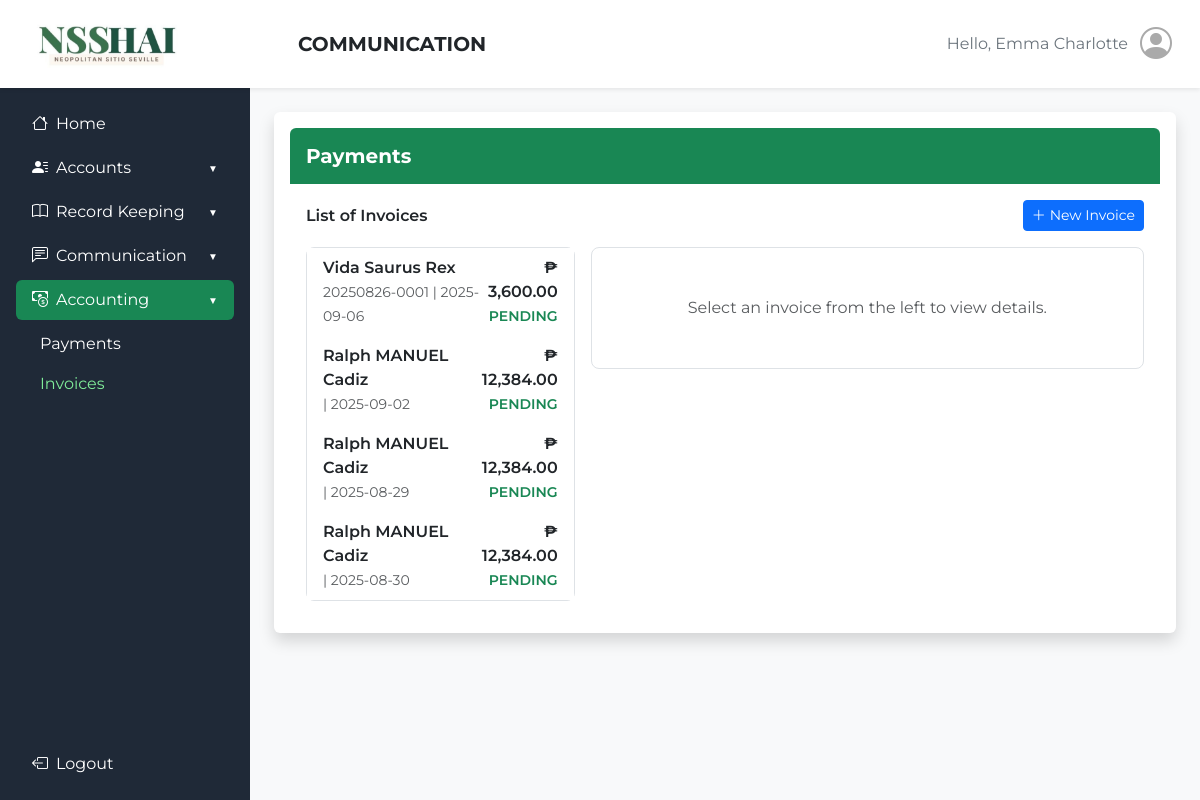
The page /admin_side/invoice.php (signed in) on the database as committed earlier.
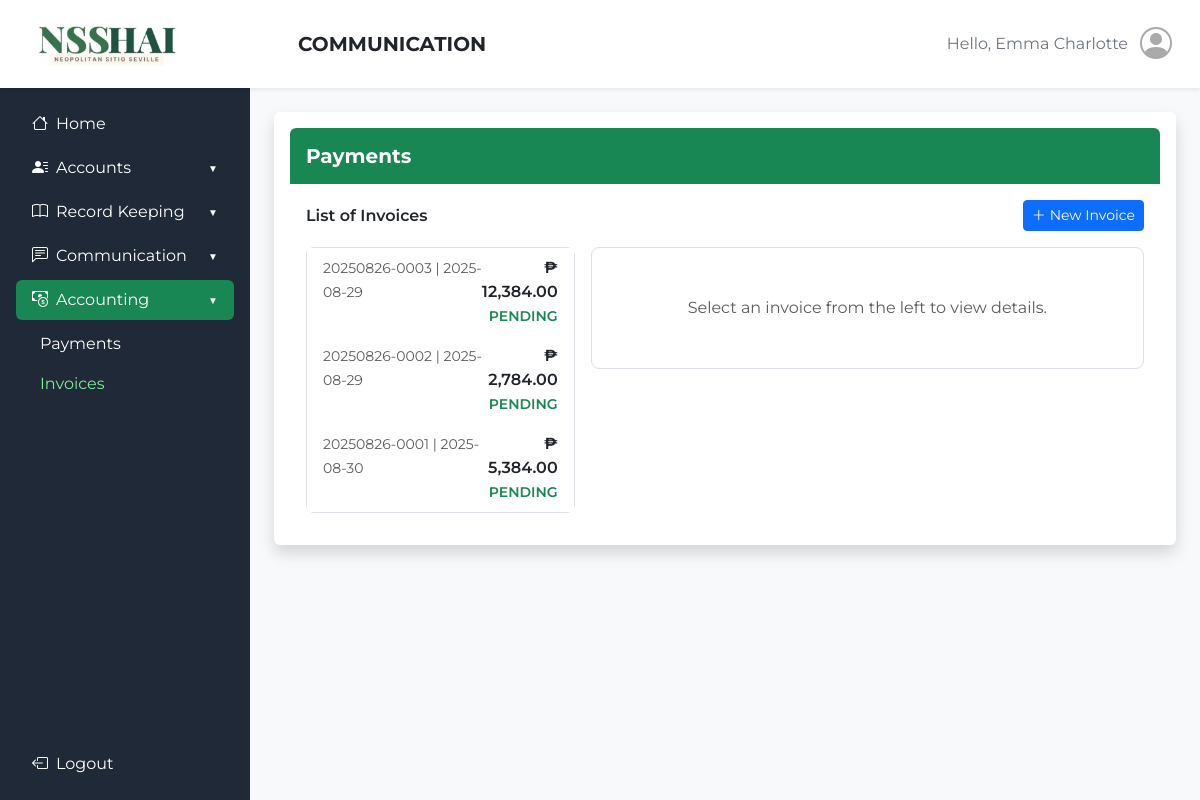
The same page on the database as committed later.
### tables this page shows
CREATE TABLE `amenity_bookings` (
  `id` int(11) NOT NULL,
  `reservation_code` varchar(20) NOT NULL,
  `admin_id` varchar(50) NOT NULL,
  `homeowner_id` varchar(50) DEFAULT NULL,
  `visitor_id` varchar(20) DEFAULT NULL,
  `amenity` varchar(100) NOT NULL,
  `user_type` enum('homeowner','visitor') NOT NULL,
  `reservation_date` date NOT NULL,
  `guests` int(11) DEFAULT 0,
  `rate` varchar(50) NOT NULL,
  `payment_method` enum('bank','cash') NOT NULL,
  `exclusive_booking` enum('yes','no') DEFAULT 'no',
  `chairs` int(11) DEFAULT 0,
  `tables` int(11) DEFAULT 0,
  `reference_number` varchar(255) DEFAULT NULL,
  `total_amount` decimal(10,2) NOT NULL,
  `amount_paid` decimal(10,2) NOT NULL,
  `proof_of_payment` varchar(255) DEFAULT NULL,
  `invoice_number` varchar(20) NOT NULL,
  `status` enum('pending','partial','paid') DEFAULT 'pending',
  `created_at` timestamp NOT NULL DEFAULT current_timestamp()
);

### admin_side/invoice.php (the view, shortened to what the changed rows need)
<?php
require '../rfid-api/db.php';
try {
    try {
        $stmt = $conn->prepare("
            SELECT
                ab.invoice_number,
                ab.reservation_code,
                ab.reservation_date,
                ab.created_at,
                ab.total_amount,
                ab.amount_paid,
                (ab.total_amount - ab.amount_paid) AS balance_remaining,
                ab.payment_method,
                ab.reference_number,
                ab.status,
                ab.amenity,
                ab.chairs,
                ab.tables,
                ab.rate,
                ab.user_type,
                ab.guests,
                CASE
                    WHEN ab.user_type = 'homeowner'
                        THEN CONCAT(ha.first_name, ' ', ha.middle_name, ' ', ha.last_name)
                    WHEN ab.user_type = 'visitor'
                        THEN CONCAT(v.first_name, ' ', v.middle_name, ' ', v.last_name)
                    ELSE 'Unknown'
                END AS full_name
            FROM amenity_bookings ab
            LEFT JOIN household_accounts ha ON ab.homeowner_id = ha.household_id
            LEFT JOIN visitor_details v ON ab.visitor_id = v.visitor_id
            ORDER BY ab.created_at DESC
        ");
        $stmt->execute();
        $result = $stmt->get_result();
        $invoices = $result->fetch_all(MYSQLI_ASSOC);
    } catch (Exception $e) {
        $invoices = [];
        $error_message = "Error fetching invoices: " . $e->getMessage();
    }
} catch (Exception $e) {
    $error_message = "Error fetching user details: " . $e->getMessage();
}
?>
<!DOCTYPE html>
<html lang="en">
<head>
    <link href="https://cdn.jsdelivr.net/npm/bootstrap@5.3.3/dist/css/bootstrap.min.css" rel="stylesheet">
    <link href="https://cdn.jsdelivr.net/npm/bootstrap-icons@1.11.3/font/bootstrap-icons.css" rel="stylesheet">
</head>
<body class="bg-light">
    <header class="bg-white shadow-sm py-3 px-4 d-flex align-items-center">
        <div class="d-flex justify-content-between align-items-center flex-grow-1">
            <h1 class="h5 mb-0 fw-bold">COMMUNICATION</h1>
        </div>
    </header>
    <div class="d-flex">
        <main class="flex-fill p-4">
            <div class="bg-white shadow rounded p-3">
                <div class="p-3">
                    <div class="row g-3">
                        <div class="col-md-4">
                            <div class="border rounded-3">
                                <div class="list-group list-group-flush">
                                    <?php if (!empty($invoices)): ?>
                                        <?php foreach ($invoices as $index => $inv): ?>
                                            <a href="?invoice=<?= urlencode($inv['invoice_number']); ?>"
                                            class="list-group-item list-group-item-action border-0 <?= (isset($_GET['invoice']) && $_GET['invoice'] == $inv['invoice_number']) ? 'bg-light' : '' ?>">
                                                <div class="d-flex justify-content-between align-items-start">
                                                    <div>
                                                        <div class="fw-semibold"><?= htmlspecialchars($inv['full_name']); ?></div>
                                                        <small class="text-muted"><?= htmlspecialchars($inv['invoice_number']); ?> | <?= htmlspecialchars($inv['reservation_date']); ?></small>
                                                    </div>
                                                    <div class="text-end">
                                                        <div class="fw-semibold">₱ <?= number_format($inv['total_amount'], 2); ?></div>
                                                        <small class="text-success fw-semibold"><?= strtoupper($inv['status']); ?></small>
                                                    </div>
                                                </div>
                                            </a>
                                        <?php endforeach; ?>
                                    <?php else: ?>
                                        <div class="list-group-item text-center text-muted">No invoices found</div>
                                    <?php endif; ?>
                                </div>
                            </div>
                        </div>
                    </div>
                </div>
            </div>
        </main>
    </div>
</body>
</html>

Rows that differ between the two databases and show on the page:
removed amenity_bookings: full_name "Vida Saurus Rex", invoice_number "20250826-0001", reservation_date "2025-09-06", total_amount "3,600.00", status "PENDING"
removed amenity_bookings: full_name "Ralph MANUEL Cadiz", reservation_date "2025-09-02", total_amount "12,384.00", status "PENDING"
removed amenity_bookings: full_name "Ralph MANUEL Cadiz", reservation_date "2025-08-29", total_amount "12,384.00", status "PENDING"
removed amenity_bookings: full_name "Ralph MANUEL Cadiz", reservation_date "2025-08-30", total_amount "12,384.00", status "PENDING"
added amenity_bookings: invoice_number "20250826-0003", reservation_date "2025-08-29", total_amount "12,384.00", status "PENDING"
added amenity_bookings: invoice_number "20250826-0002", reservation_date "2025-08-29", total_amount "2,784.00", status "PENDING"
added amenity_bookings: invoice_number "20250826-0001", reservation_date "2025-08-30", total_amount "5,384.00", status "PENDING"
